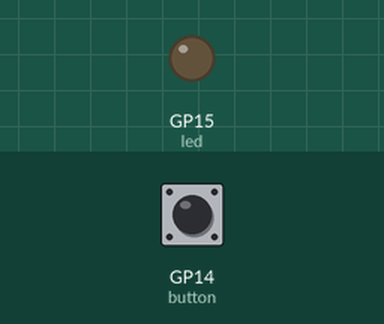
Bench run of a program on a simulated Raspberry Pi Pico running MicroPython. Parts: output pins drawn as LEDs (lit = HIGH). The test bench sets the inputs (shaded band); at power-on: GP14 (button) LOW.

Above: at 1.2 s.
1.3 s: GP14 (button) pulled HIGH for 3.2 s
At 5.6 s:
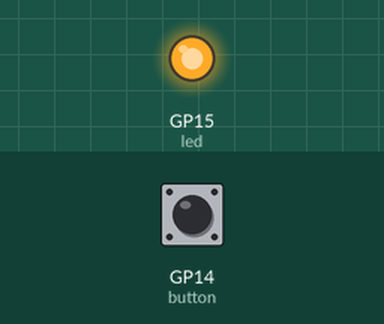
6.0 s: GP14 (button) pulled HIGH for 0.15 s
At 7.0 s:
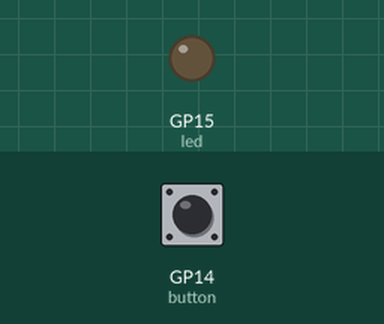
Timing chart, 0 to 9.0 s (numbered marks = the images above; inputs shaded):
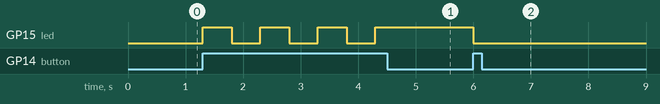

The program:

main.py
```python
from machine import Pin
import time

led = Pin(15, Pin.OUT)
button = Pin(14, Pin.IN, Pin.PULL_DOWN)

while True:
    if button.value():
        led.toggle()
        time.sleep(0.5)
```

Measured:
- after the input at 1.3 s, GP15 (led): alternates HIGH for 0.50 s and LOW for 0.50 s, 7 changes in all, then stays HIGH, starting at once
- after the input at 6.0 s, GP15 (led): HIGH → LOW at once
